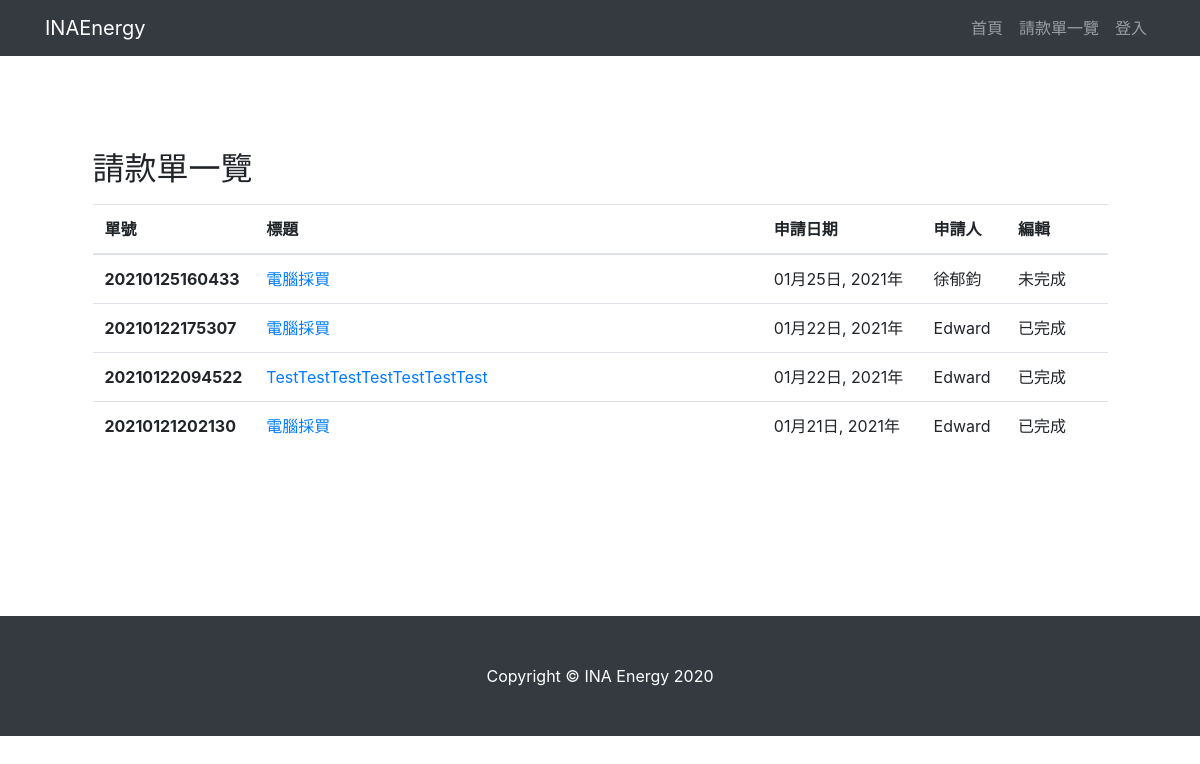
The app's page /invoice/, older data.
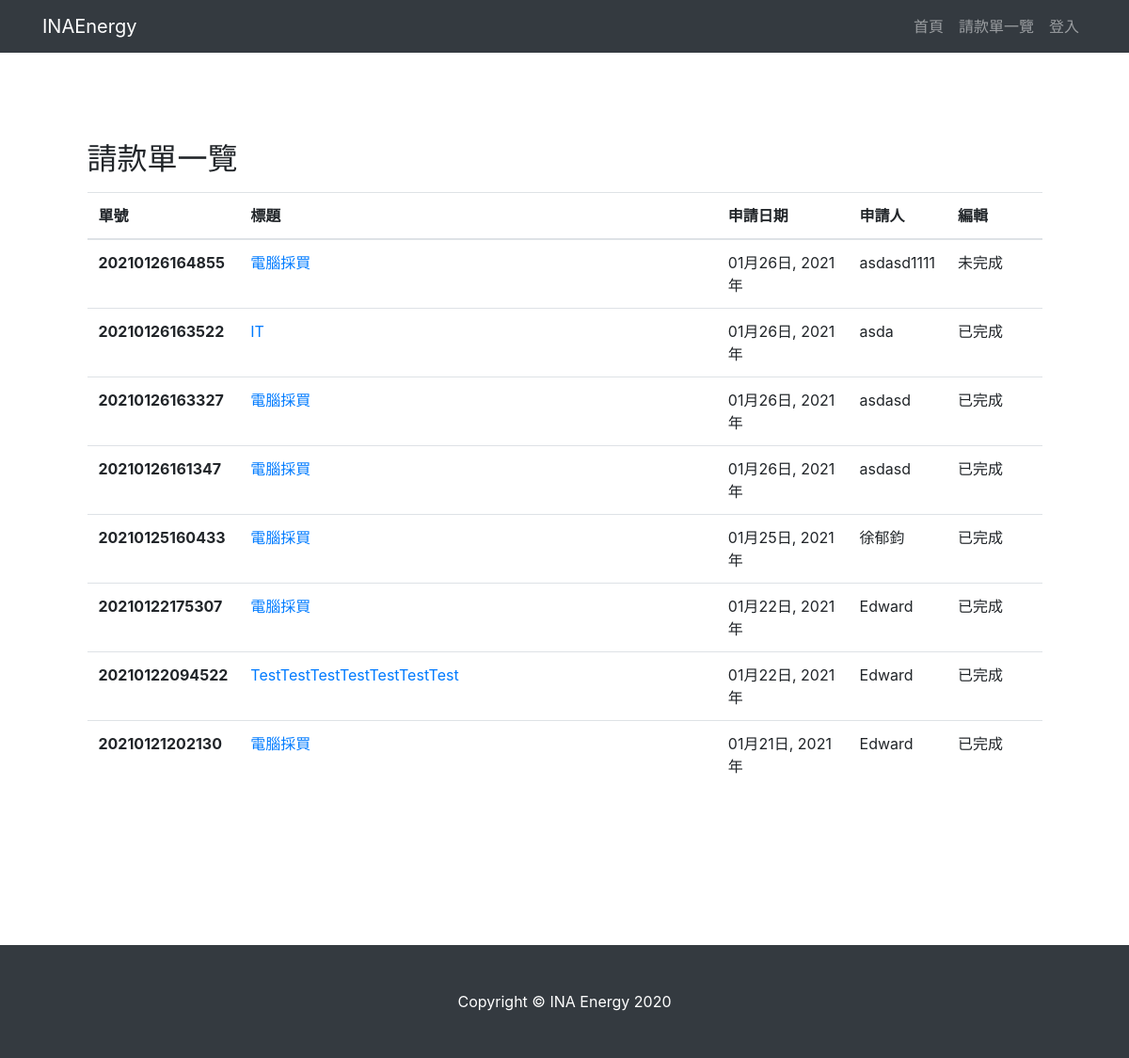
The same page, newer data.
### invoice/models.py (models this page shows, shortened)
class Invoice(models.Model):
    REMIT = '匯款'
    CHECK = '支票'
    CASH = '現金'
    PAY_METHOD_CHOICE = (
        (REMIT, '匯款'),
        (CHECK, '支票'),
        (CASH, '現金'),
    )
    NTD = '新台幣'
    USD = '美金'
    EUR = '歐元'
    RMB = '人民幣'
    PAY_CURRENCY_CHOICE = (
        (NTD, '新台幣'),
        (USD, '美金'),
        (EUR, '歐元'),
        (RMB, '人民幣'),
    )
    serial_num = models.CharField(max_length=15)
    employee = models.CharField(max_length=20)
    title = models.CharField(max_length=100)
    filldate = models.DateField()
    request_unit = models.ForeignKey(
        'RequestUnit',
        on_delete=models.PROTECT,
    )
    pay_comp = models.CharField(max_length=100)
    pay_methold = models.CharField(
        max_length=10,
        choices=PAY_METHOD_CHOICE,
        default=REMIT,
    )
    pay_currency = models.CharField(
        max_length=10,
        choices=PAY_CURRENCY_CHOICE,
        default=NTD,
    )
    pay_date = models.DateField()
    is_approved = models.BooleanField(default=False)
    is_completed = models.BooleanField(default=False)
    is_valid = models.BooleanField(default=True)
    remark = models.CharField(max_length=500, default="None")
    creat_time = models.DateTimeField(auto_now_add=True)
    update_time = models.DateTimeField(auto_now=True)

### invoice/views.py (the view)
# urls.py: path("", views.index, name="Index"),
def index(request):
    template = loader.get_template("invoice/list.html")
    invoice_list = Invoice.objects.order_by('-creat_time')
    context = {
        'invoice_list': invoice_list
    }
    return HttpResponse(template.render(context, request))

### inainvoice/template/invoice/list.html (shortened to what this page needs)
{% extends 'frame/base.html' %}
{% block content %}
  <section>
    <div class="container">
      <div class="row">
        <div class="col-lg-11 mx-auto table-responsive-xl">
          <h2>請款單一覽</h2>
          {% if invoice_list %}
          <table class="table table-hover">
            <thead>
              <tr>
                <th scope="col" width="15%">單號</th>
                <th scope="col" width="50%">標題</th>
                <th scope="col">申請日期</th>
                <th scope="col">申請人</th>
                <th scope="col" width="10%">編輯</th>
              </tr>
            </thead>
            <tbody>
              {% for invoice in invoice_list%}
              <tr>
                <th scope="row">{{ invoice.serial_num }}</th>
                <td><a href="{{ invoice.id }}">{{ invoice.title }}</a></td>
                <td>{{ invoice.filldate|date:"m月d日, Y年" }}</td>
                <td>{{ invoice.employee }}</td>
                <td>
                  {% if invoice.is_completed %}
                    已完成
                  {% else %}
                    未完成
                  {% endif %}
                </td>
              </tr>
              {% endfor %}
            </tbody>
          </table>
          {% else %}
          <p>目前沒有資料！</p>
          <p></p>
          {% endif %}
        </div>
      </div>
    </div>
  </section>
{% endblock %}

Row changes from the older to the newer data that the page shows:
added Invoice: serial_num "20210126164855", title "電腦採買", filldate "01月26日, 2021年", employee "asdasd1111", is_completed "未完成"
added Invoice: serial_num "20210126163522", title "IT", filldate "01月26日, 2021年", employee "asda", is_completed "已完成"
added Invoice: serial_num "20210126163327", title "電腦採買", filldate "01月26日, 2021年", employee "asdasd", is_completed "已完成"
added Invoice: serial_num "20210126161347", title "電腦採買", filldate "01月26日, 2021年", employee "asdasd", is_completed "已完成"
changed Invoice "徐郁鈞": is_completed "未完成" → "已完成"
